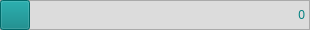
   <widget class="QFrame" name="pcidfrme">
    <property name="geometry">
     <rect>
      <x>5</x>
      <y>35</y>
      <width>310</width>
      <height>30</height>
     </rect>
    </property>
    <property name="sizePolicy">
     <sizepolicy hsizetype="Fixed" vsizetype="Fixed">
      <horstretch>0</horstretch>
      <verstretch>0</verstretch>
     </sizepolicy>
    </property>
    <property name="minimumSize">
     <size>
      <width>310</width>
      <height>30</height>
     </size>
    </property>
    <property name="maximumSize">
     <size>
      <width>310</width>
      <height>30</height>
     </size>
    </property>
    <property name="styleSheet">
     <string notr="true">background-color: #dcdcdc;</string>
    </property>
    <property name="frameShape">
     <enum>QFrame::StyledPanel</enum>
    </property>
    <property name="frameShadow">
     <enum>QFrame::Raised</enum>
    </property>
    <widget class="QPushButton" name="pcidbutn">
     <property name="enabled">
      <bool>false</bool>
     </property>
     <property name="geometry">
      <rect>
       <x>0</x>
       <y>0</y>
       <width>30</width>
       <height>30</height>
      </rect>
     </property>
     <property name="sizePolicy">
      <sizepolicy hsizetype="Fixed" vsizetype="Fixed">
       <horstretch>0</horstretch>
       <verstretch>0</verstretch>
      </sizepolicy>
     </property>
     <property name="minimumSize">
      <size>
       <width>30</width>
       <height>30</height>
      </size>
     </property>
     <property name="maximumSize">
      <size>
       <width>30</width>
       <height>30</height>
      </size>
     </property>
     <property name="styleSheet">
      <string notr="true">background-color: #008080;</string>
     </property>
     <property name="text">
      <string/>
     </property>
    </widget>
    <widget class="QLabel" name="pcidicon">
     <property name="geometry">
      <rect>
       <x>5</x>
       <y>5</y>
       <width>20</width>
       <height>20</height>
      </rect>
     </property>
     <property name="sizePolicy">
      <sizepolicy hsizetype="Fixed" vsizetype="Fixed">
       <horstretch>0</horstretch>
       <verstretch>0</verstretch>
      </sizepolicy>
     </property>
     <property name="minimumSize">
      <size>
       <width>20</width>
       <height>20</height>
      </size>
     </property>
     <property name="maximumSize">
      <size>
       <width>20</width>
       <height>16777215</height>
      </size>
     </property>
     <property name="styleSheet">
      <string notr="true">background-color: rgba(0,0,0,0);</string>
     </property>
     <property name="text">
      <string/>
     </property>
     <property name="pixmap">
      <pixmap resource="procwind.qrc">:/procwind/images/tack.png</pixmap>
     </property>
     <property name="scaledContents">
      <bool>true</bool>
     </property>
     <property name="alignment">
      <set>Qt::AlignCenter</set>
     </property>
    </widget>
    <widget class="QLabel" name="pcidtext">
     <property name="geometry">
      <rect>
       <x>35</x>
       <y>5</y>
       <width>270</width>
       <height>20</height>
      </rect>
     </property>
     <property name="sizePolicy">
      <sizepolicy hsizetype="Fixed" vsizetype="Fixed">
       <horstretch>0</horstretch>
       <verstretch>0</verstretch>
      </sizepolicy>
     </property>
     <property name="minimumSize">
      <size>
       <width>270</width>
       <height>20</height>
      </size>
     </property>
     <property name="maximumSize">
      <size>
       <width>27</width>
       <height>20</height>
      </size>
     </property>
     <property name="styleSheet">
      <string notr="true">font: 15pt &quot;JetBrains Mono&quot;;
color: #008080;</string>
     </property>
     <property name="text">
      <string>0</string>
     </property>
     <property name="alignment">
      <set>Qt::AlignRight|Qt::AlignTrailing|Qt::AlignVCenter</set>
     </property>
    </widget>
   </widget>
